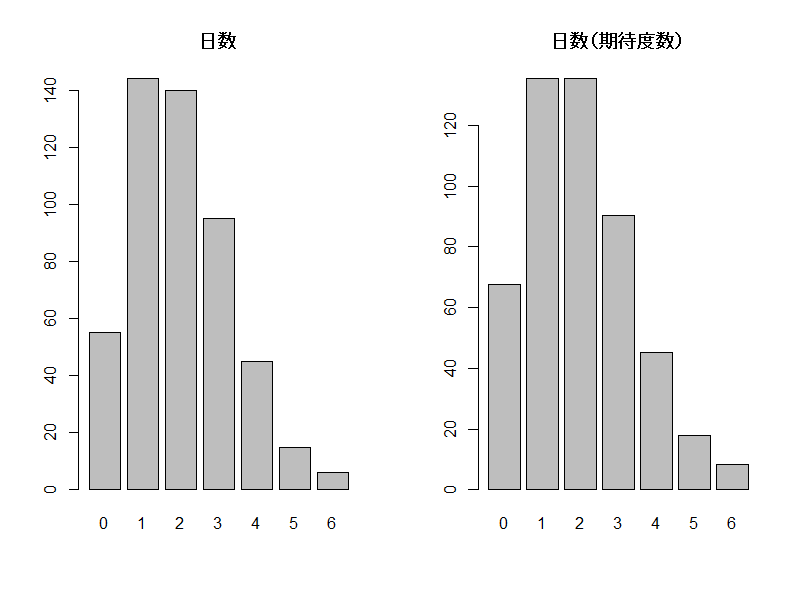

Recreate this plot in R.
dat<-data.frame("Died"=c(0, 1, 2, 3, 4, 5, 6), "Days"=c(55, 144, 140, 95, 45, 15, 6))
x<-dat$Died
mu<-dat$Died %*% dat$Days / 500

dat$E_Days<-sapply(x, function(x) {(ppois(x, mu)-ppois(x-1, mu))*500})
dat$E_Days[7]<-(1-ppois(5, mu))*500
dat

layout(matrix(1:2, 1, 2))
barplot(dat$Days, main="日数", names.arg = dat$Died)
barplot(dat$E_Days, main="日数（期待度数）",names.arg = dat$Died)

chisq.test(dat$Days,dat$E_Days) 
